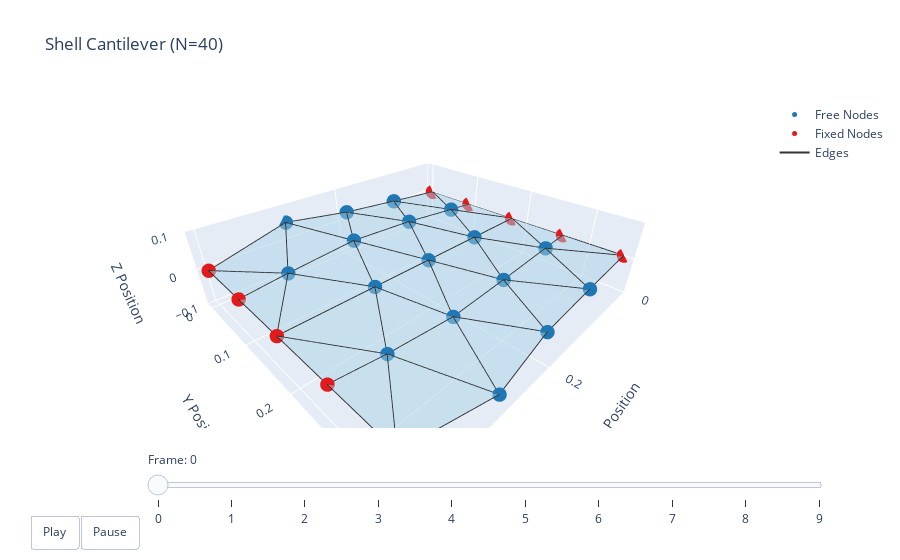

Here is the notebook cell this chart was saved with:
### Code cell
qs = np.stack([robot.state.q for robot in robots])
states = [robot.state for robot in robots]
t = np.arange(base_robot.sim_params.total_time, step=base_robot.sim_params.dt)  # (100)
options = dismech.AnimationOptions(z_lim=[-0.1, 0.1],
                                   title='Shell Cantilever (N=40)')
fig = dismech.get_interactive_animation_plotly(base_robot, t, qs, options)
fig.show()

### Figure 1 — Plotly figure (JSON) as saved in the notebook; plotly's stock layout.template omitted (floating-point values rounded to 4 significant figures; data arrays with more than 128 entries replaced by an {"elided": "..."} marker saying what was removed)
{"data": [{"marker": {"color": "#1f78b4", "size": 5}, "mode": "markers", "name": "Free Nodes", "type": "scatter3d", "x": [0.09641, 0.1923, 0.2877, 0.04781, 0.1442, 0.2424, 0.3385, 0.09605, 0.1906, 0.2793, 0.04781, 0.1442, 0.2424, 0.3385, 0.09641, 0.1923, 0.2877], "y": [0.0001173, -0.0002028, -0.008824, 0.08654, 0.088, 0.08534, 0.08339, 0.1732, 0.1732, 0.1732, 0.2599, 0.2584, 0.2611, 0.263, 0.3463, 0.3466, 0.3552], "z": [0.01523, 0.03081, 0.05048, 0.006978, 0.02472, 0.02982, 0.009984, 1.493e-06, -1.831e-06, 2.952e-06, -0.006983, -0.02475, -0.02982, -0.009975, -0.01523, -0.0308, -0.05048]}, {"marker": {"color": "#e31a1c", "size": 5}, "mode": "markers", "name": "Fixed Nodes", "type": "scatter3d", "x": [0.0, 0.401, 0.0, 0.401, 0.0, 0.401, 0.0, 0.401, 0.0, 0.401], "y": [0.0, 0.0, 0.0866, 0.0866, 0.1732, 0.1732, 0.2598, 0.2598, 0.3464, 0.3464], "z": [0.0, 0.0, 0.0, 0.0, 0.0, 0.0, 0.0, 0.0, 0.0, 0.0]}, {"line": {"color": "#333333", "width": 2}, "mode": "lines", "name": "Edges", "type": "scatter3d", "x": {"elided": "186 float values"}, "y": {"elided": "186 float values"}, "z": {"elided": "186 float values"}}, {"color": "rgba(166, 206, 227, 0.7)", "i": [19, 18, 5, 6, 1, 3, 19, 8, 14, 7, 8, 1, 7, 17, 16, 23, 23, 17, 3, 9, 9, 14, 20, 25, 14, 20, 6, 12, 18, 17, 7, 12, 10, 9, 20, 21], "j": [18, 19, 6, 5, 6, 8, 25, 14, 19, 8, 7, 7, 1, 16, 17, 17, 18, 23, 9, 3, 14, 9, 25, 20, 20, 14, 12, 17, 12, 12, 12, 7, 9, 10, 21, 20], "k": [13, 24, 11, 0, 0, 2, 24, 13, 13, 13, 2, 6, 2, 11, 22, 18, 24, 22, 8, 4, 8, 15, 19, 26, 19, 15, 11, 11, 13, 18, 6, 13, 4, 15, 26, 15], "name": "Faces", "opacity": 0.7, "showscale": false, "type": "mesh3d", "x": [0.0, 0.09641, 0.1923, 0.2877, 0.401, 0.0, 0.04781, 0.1442, 0.2424, 0.3385, 0.401, 0.0, 0.09605, 0.1906, 0.2793, 0.401, 0.0, 0.04781, 0.1442, 0.2424, 0.3385, 0.401, 0.0, 0.09641, 0.1923, 0.2877, 0.401], "y": [0.0, 0.0001173, -0.0002028, -0.008824, 0.0, 0.0866, 0.08654, 0.088, 0.08534, 0.08339, 0.0866, 0.1732, 0.1732, 0.1732, 0.1732, 0.1732, 0.2598, 0.2599, 0.2584, 0.2611, 0.263, 0.2598, 0.3464, 0.3463, 0.3466, 0.3552, 0.3464], "z": [0.0, 0.01523, 0.03081, 0.05048, 0.0, 0.0, 0.006978, 0.02472, 0.02982, 0.009984, 0.0, 0.0, 1.493e-06, -1.831e-06, 2.952e-06, 0.0, 0.0, -0.006983, -0.02475, -0.02982, -0.009975, 0.0, 0.0, -0.01523, -0.0308, -0.05048, 0.0]}], "layout": {"scene": {"camera": {"eye": {"x": 1.225, "y": 1.225, "z": 1.0}}, "xaxis": {"range": [0, 0.41], "title": {"text": "X Position"}}, "yaxis": {"range": [-0.01306, 0.3595], "title": {"text": "Y Position"}}, "zaxis": {"range": [-0.1, 0.1], "title": {"text": "Z Position"}}}, "sliders": [{"currentvalue": {"prefix": "Frame: "}, "steps": [{"args": [["0"], {"frame": {"duration": 50, "redraw": true}, "mode": "immediate"}], "label": "0", "method": "animate"}, {"args": [["1"], {"frame": {"duration": 50, "redraw": true}, "mode": "immediate"}], "label": "1", "method": "animate"}, {"args": [["2"], {"frame": {"duration": 50, "redraw": true}, "mode": "immediate"}], "label": "2", "method": "animate"}, {"args": [["3"], {"frame": {"duration": 50, "redraw": true}, "mode": "immediate"}], "label": "3", "method": "animate"}, {"args": [["4"], {"frame": {"duration": 50, "redraw": true}, "mode": "immediate"}], "label": "4", "method": "animate"}, {"args": [["5"], {"frame": {"duration": 50, "redraw": true}, "mode": "immediate"}], "label": "5", "method": "animate"}, {"args": [["6"], {"frame": {"duration": 50, "redraw": true}, "mode": "immediate"}], "label": "6", "method": "animate"}, {"args": [["7"], {"frame": {"duration": 50, "redraw": true}, "mode": "immediate"}], "label": "7", "method": "animate"}, {"args": [["8"], {"frame": {"duration": 50, "redraw": true}, "mode": "immediate"}], "label": "8", "method": "animate"}, {"args": [["9"], {"frame": {"duration": 50, "redraw": true}, "mode": "immediate"}], "label": "9", "method": "animate"}], "transition": {"duration": 0}, "x": 0.1, "y": 0}], "title": {"text": "Shell Cantilever (N=40)"}, "updatemenus": [{"buttons": [{"args": [null, {"frame": {"duration": 50, "redraw": true}, "fromcurrent": true}], "label": "Play", "method": "animate"}, {"args": [[null], {"frame": {"duration": 0, "redraw": true}, "mode": "immediate"}], "label": "Pause", "method": "animate"}], "direction": "left", "pad": {"r": 10, "t": 87}, "showactive": false, "type": "buttons", "x": 0.1, "xanchor": "right", "y": 0, "yanchor": "top"}]}}
